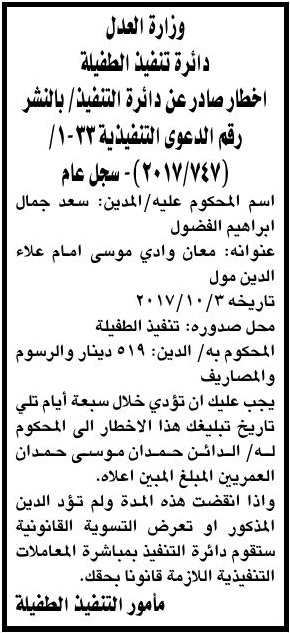
#> input picture modules/ocr/test_im.jpg, 290 x 633 px
$ python -i extractors.py   (imports and definitions only)   (older library calls are emulated)
#> lines starting #> are read from the running program, lines starting #| are printed output that depends on the picture; after the words box and inside, x2 and y2 are one past the last pixel; in counts of white or black regions, pixels touching at a corner belong together
import cv2
import datetime
import numpy as np
import requests
import json

from modules.ocr.config import config
from io import BytesIO
import os

class BoxesExtractor():
	def __init__(self, image_path ):
		self.image_path = image_path
		self.image = None
		self.thresh = None
		self.buildings = []
		self.cropped_rectangles = []
		self.detected_rectangles = []

		return

	def prep_image(self):
		self.image =  cv2.imread(self.image_path)
#> self.image is the input picture: shape (633, 290, 3); min 0, max 255, mean 215.9
		gray = cv2.cvtColor(self.image, cv2.COLOR_BGR2GRAY)
		retr, self.thresh = cv2.threshold(gray, 170, 255, cv2.THRESH_BINARY_INV)
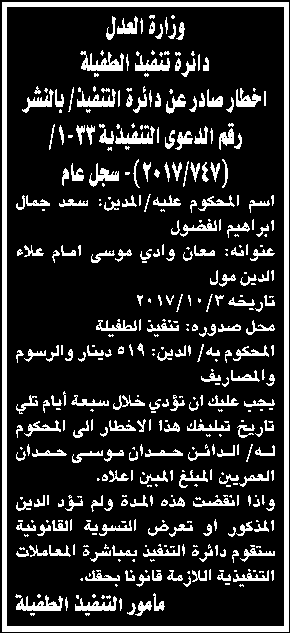
#> self.thresh: shape (633, 290); 16.5% white; 422 white regions (162 under 20 px), largest, box (x1, y1, x2, y2) and area: (2, 2, 289, 632) 9347, (80, 51, 124, 71) 443, (16, 595, 63, 611) 378
		kernel = np.ones((5,5), np.uint8)
		self.thresh = cv2.dilate(self.thresh, kernel, iterations=1)
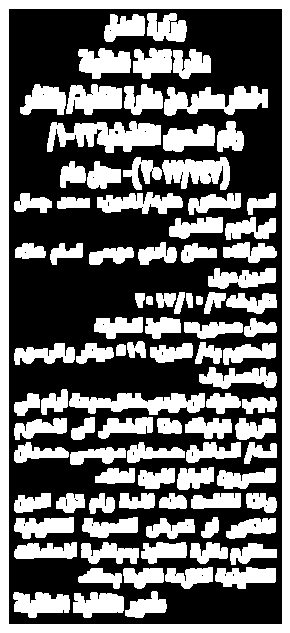
#> self.thresh: shape (633, 290); 41.9% white; 95 white regions, largest, box (x1, y1, x2, y2) and area: (0, 0, 290, 633) 15675, (47, 121, 161, 153) 2289, (164, 86, 268, 116) 1871

		return

	def detect_rectangles(self):
		if not self.thresh.any() :
			raise(Exception('Image is not prepared yet!'))

		_, contours, hierarchy = cv2.findContours(self.thresh, cv2.RETR_EXTERNAL ,cv2.CHAIN_APPROX_SIMPLE)
#> contours = [[[0, 0], [0, 632], [289, 632], [289, 0]]]

		for c in contours :
			(x, y, w, h) = cv2.boundingRect(c)
			if w<100 and h<100:
				continue

			accuracy = 0.03 * cv2.arcLength(c, True)
			approx = cv2.approxPolyDP(c, accuracy, True)

			if len(approx) == 4 :
				self.detected_rectangles += [approx]
#> this loop made 1 pass
#> (x, y, w, h, accuracy, self.detected_rectangles) on pass 1: (0, 0, 290, 633, 55.26, [[[0, 0], [0, 632], [289, 632], [289, 0]]])

		return

	def crop_recrangles(self):
		if not self.detected_rectangles :
			raise(Exception('There are not detected rectangles yet!'))

		for approx in self.detected_rectangles:
			x_values =[v[0][0] for v in approx]
			y_values =[v[0][1] for v in approx]
			start_row, end_row = min(y_values), max(y_values)
			start_col, end_col = min(x_values), max(x_values)

			cropped =  self.image[start_row:end_row, start_col:end_col]
			h, w = cropped.shape[:2]

			if h>120 and w>120:
				self.cropped_rectangles += [cropped]
#> this loop made 1 pass
#> (approx, x_values, y_values, start_row, end_row, start_col, end_col, h) on pass 1: ([[0, 0], [0, 632], [289, 632], [289, 0]], [0, 0, 289, 289], [0, 632, 632, 0], 0, 632, 0, 289, 632)
#> pass 1, in crop_recrangles, `cropped =  self.image[start_row:end_row, start_col:end_col]`:
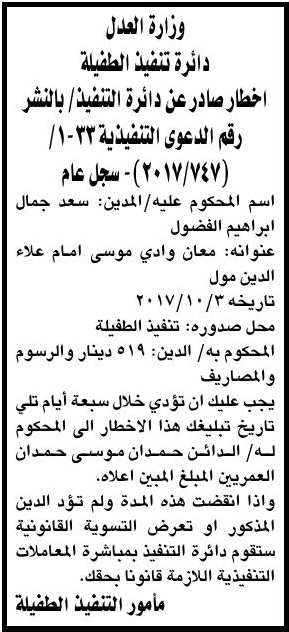
#> cropped: shape (632, 289, 3); min 0, max 255, mean 215.7
#> after the loop, self.cropped_rectangles = 1 item

		return

	# [47 lines left out: functions bw_rate, save_rectangles, save_rectangles_contours, not called in this run]

	def extract(self):
		self.prep_image()
		self.detect_rectangles()
		self.crop_recrangles()
		return self.cropped_rectangles


class TendersBoxesExtractor(BoxesExtractor):

	ocr_lang = 'ara'

	def __init__(self, image_path):
		super().__init__(image_path)
		self.cropped_tenders = None


	# [38 lines left out: functions is_tender, filter_tenders, extract, not called in this run]

>>> result = BoxesExtractor('ocr/test_im.jpg').extract()
#> result = 1 item
